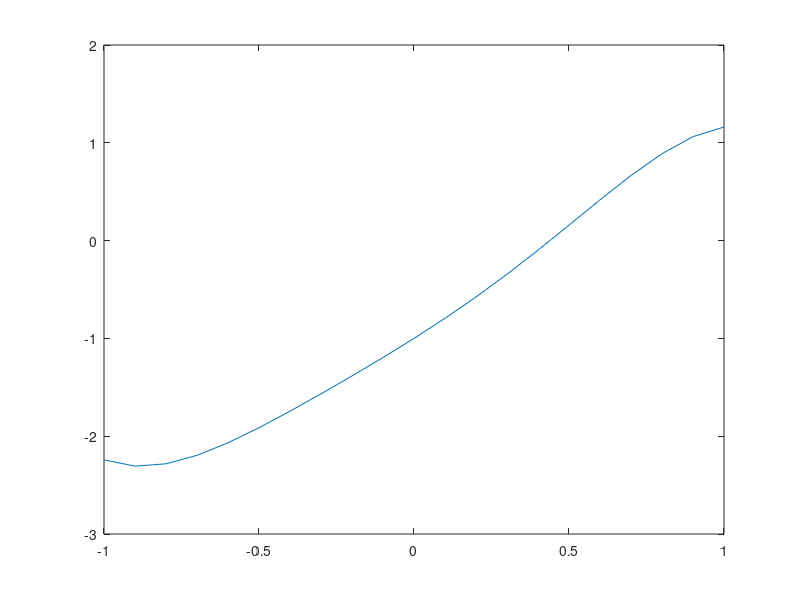

Source code (MATLAB): (Note: this script raises an error after producing the figure.)
format long
f = @(x) ((2*x.^3 + 3*x - 1).*cos(x) - x)
plot([-1:0.1:1], f(-1:0.1:1))
[c,n,err] = bisection_method(f, -1, 1, 10^-5, 1000)

function [c,n,err] = bisection_method(f,a,b,tol,N)

    n = 0;
    c = (a + b) / 2;
    
    if f(a) * f(b) < 0
        
        err = (b - a) / 2;
        
        while err > tol && n < N
            
        
            
            if f(a) * f(c) < 0
                b = c;
            else
                a = c;
            end
            
            err = (b - a) / 2;
            c = (a + b) / 2;
            n = n + 1;
        end
    end
end  